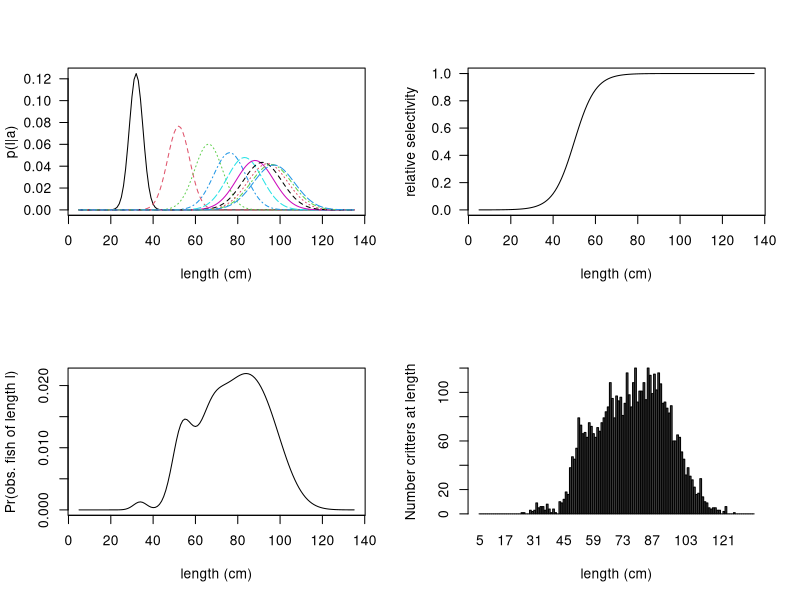

This figure's R source:
#----------------------------------------------------
# length-at-age data can be decomposed into three components
# 1) probability of surviving to age a (p_a)
# 2) probability of being selected given critter is age a (proxy for size) (s_l)
# 3) probability of being length x given you are age a (p_l_a)
#
# Thus, when you get a sample of length-age data, the total probability of observing
# said critters at age (Z_a) is simply the sum product of those three components, i.e.,
# sum product p_a*p_l_a*s_l across ages
#
# See also Nathan Taylor's paper in CJFAS
#---------------------------------------------------

# Declare some leading parameters:
S <- 0.8
Linf <- 100
k <- 0.35
to <- -0.1

# selectivity parameters
mu_sel <- 50
sig_sel <- 5

# sd length at age:
cv <- 0.1 # sig_a = cv*l_a

ages <- 1:10
n_ages <- length(ages)
lens <- 5:135
s_l <- rep(NA, length(lens))

# Set up leading vectors
# mean length at age as per von B
l_a <- Linf * (1 - exp(-k * (ages - to)))
sig_a <- l_a * cv

# Survivorship
lx <- rep(NA, length(ages))
lx[1] <- 1
for (a in 2:n_ages) {
  lx[a] <- lx[a - 1] * S
}

# probability of surviving to age a (i.e., p(a))
p_a <- lx / sum(lx)

# probability of being selected by survey at age or length a/l
sel_a <- 1 / (1 + exp(-(l_a - mu_sel) / sig_sel))

# Calculate p(length|age) using normal distribution with length = La
# psi_l_a is total probablity of critter being age a given total probability from laa, lx, sel
p_l_a <- psi_l_a <- matrix(NA, nrow = length(lens), ncol = n_ages)

for (l in 1:length(lens)) {
  # calculate the selectivity at length l, i.e., s(x)
  s_l[l] <- 1 / (1 + exp(-(lens[l] - mu_sel) / sig_sel))
  for (a in unique(ages)) {
    # calculate p(length | age) using normal pdf
    p_l_a[l, a] <- (1 / (sig_a[a] * sqrt(2 * pi))) * exp(-0.5 * ((lens[l] - l_a[a]) / sig_a[a])^2)
    # calculate psi_l_a
    psi_l_a[l, a] <- p_l_a[l, a] * s_l[l] * p_a[a]
  }
}

# normalize psi_l_a, maybe this is brett's length-age key?
# note brett calls this Z(x,a)
psi_l_a <- psi_l_a / sum(psi_l_a)
# should try and figure out a v. sexy plot for this...

# Do some more calculations for Z_a, Z_a_cdf
Z_a <- Z_a_cdf <- rep(NA, nrow(p_l_a))

for (i in 1:length(Z_a)) {
  # calculate total probability of p_a, p_l_a, s_l
  Z_a[i] <- sum(p_l_a[i, ] * p_a * s_l[i])
}

# normalize Z(a)
Z_a <- Z_a / sum(Z_a)

# does it sum to 1?
sum(Z_a)

# cumulative Z(a), don't actually need this to generate fake lengths (see below)
Z_a_cdf[1] <- Z_a[1]
for (i in 2:length(Z_a)) {
  Z_a_cdf[i] <- Z_a_cdf[i - 1] + Z_a[i]
}

# create 5000 fish of random lengths | lx, sel, length-at-age assumptions above
set.seed(6)
devs <- rmultinom(n = 1, size = 5000, prob = Z_a)

pdf("growth/growth_fig.pdf",
  width = 8, height = 6
)
par(mfrow = c(2, 2))

matplot(
  lens,
  p_l_a,
  type = "l",
  las = 1,
  ylab = "p(l|a)",
  xlab = "length (cm)"
)

plot(
  s_l ~ lens,
  type = "l",
  las = 1,
  ylab = "relative selectivity",
  xlab = "length (cm)"
)

plot(lens,
  Z_a,
  ylab = "Pr(obs. fish of length l)",
  xlab = "length (cm)",
  type = "l"
)

barplot(devs ~ lens,
  type = "",
  xlab = "length (cm)",
  ylab = "Number critters at length"
)

dev.off()
